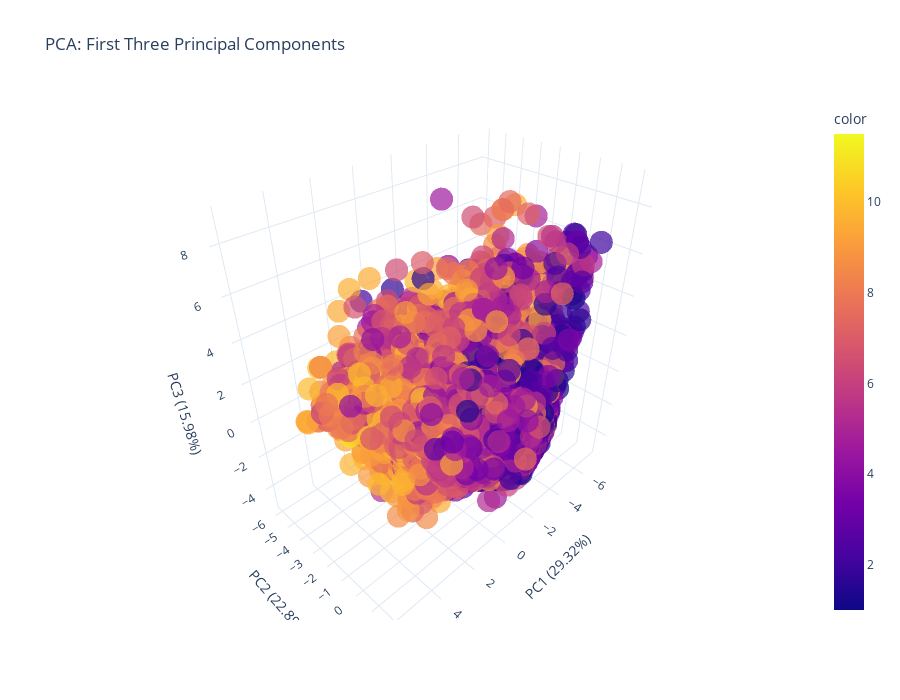

The code cell stored with this chart in its notebook:
### Code cell
# Create 3D visualization of first 3 PCs if we have at least 3 components
if X_pca.shape[1] >= 3:
    fig = px.scatter_3d(
        x=X_pca[:, 0],
        y=X_pca[:, 1],
        z=X_pca[:, 2],
        color=df['Price'] if 'Price' in df.columns else None,
        opacity=0.7,
        title='PCA: First Three Principal Components',
        labels={
            'x': f'PC1 ({explained_variance[0]:.2%})',
            'y': f'PC2 ({explained_variance[1]:.2%})',
            'z': f'PC3 ({explained_variance[2]:.2%})'
        }
    )
    
    fig.update_layout(
        template='plotly_white',
        scene=dict(
            xaxis_title=f'PC1 ({explained_variance[0]:.2%})',
            yaxis_title=f'PC2 ({explained_variance[1]:.2%})',
            zaxis_title=f'PC3 ({explained_variance[2]:.2%})'
        ),
        width=900,
        height=700
    )
    
    fig.show()

### Figure 1 — Plotly figure (JSON) as saved in the notebook; plotly's stock layout.template omitted (floating-point values rounded to 4 significant figures; data arrays with more than 128 entries replaced by an {"elided": "..."} marker saying what was removed)
{"data": [{"hovertemplate": "PC1 (29.32%)=%{x}<br>PC2 (22.89%)=%{y}<br>PC3 (15.98%)=%{z}<br>color=%{marker.color}<extra></extra>", "legendgroup": "", "marker": {"color": {"elided": "24807 float values"}, "coloraxis": "coloraxis", "opacity": 0.7, "symbol": "circle"}, "mode": "markers", "name": "", "scene": "scene", "showlegend": false, "type": "scatter3d", "x": {"elided": "24807 float values"}, "y": {"elided": "24807 float values"}, "z": {"elided": "24807 float values"}}], "layout": {"coloraxis": {"colorbar": {"title": {"text": "color"}}, "colorscale": [[0, "#0d0887"], [0.1111, "#46039f"], [0.2222, "#7201a8"], [0.3333, "#9c179e"], [0.4444, "#bd3786"], [0.5556, "#d8576b"], [0.6667, "#ed7953"], [0.7778, "#fb9f3a"], [0.8889, "#fdca26"], [1, "#f0f921"]]}, "height": 700, "legend": {"tracegroupgap": 0}, "scene": {"domain": {"x": [0, 1], "y": [0, 1]}, "xaxis": {"title": {"text": "PC1 (29.32%)"}}, "yaxis": {"title": {"text": "PC2 (22.89%)"}}, "zaxis": {"title": {"text": "PC3 (15.98%)"}}}, "title": {"text": "PCA: First Three Principal Components"}, "width": 900}}
